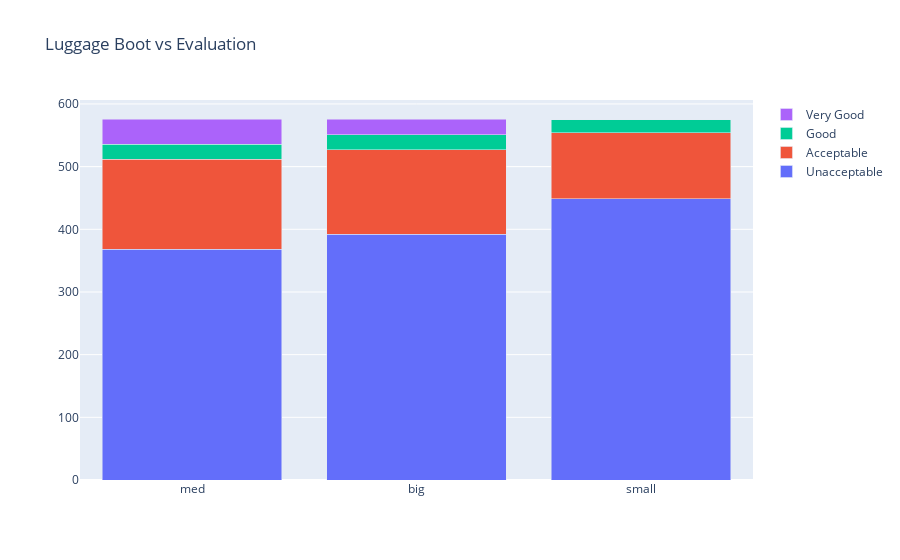

The notebook cell this image was saved under:
### Code cell
data = [
    go.Bar(
        x=a[4].index, # assign x as the dataframe column 'x'
        y=lb['unacc'],
        name='Unacceptable'
    ),
    go.Bar(
        x=a[4].index,
        y=lb['acc'],
        name='Acceptable'
    ),
    go.Bar(
        x=a[4].index,
        y=lb['good'],
        name='Good'
    ),
    go.Bar(
        x=a[4].index,
        y=lb['vgood'],
        name='Very Good'
    )

]

layout = go.Layout(
    barmode='stack',
    title='Luggage Boot vs Evaluation'
)

fig = go.Figure(data=data, layout=layout)
py.iplot(fig, filename='cars_donut')

### Figure 1 — Plotly figure (JSON) as saved in the notebook; plotly's stock layout.template omitted (floating-point values rounded to 4 significant figures)
{"data": [{"name": "Unacceptable", "type": "bar", "x": ["med", "big", "small"], "y": [368, 392, 449]}, {"name": "Acceptable", "type": "bar", "x": ["med", "big", "small"], "y": [144, 135, 105]}, {"name": "Good", "type": "bar", "x": ["med", "big", "small"], "y": [24, 24, 21]}, {"name": "Very Good", "type": "bar", "x": ["med", "big", "small"], "y": [40, 25, 0]}], "layout": {"barmode": "stack", "title": {"text": "Luggage Boot vs Evaluation"}}}
